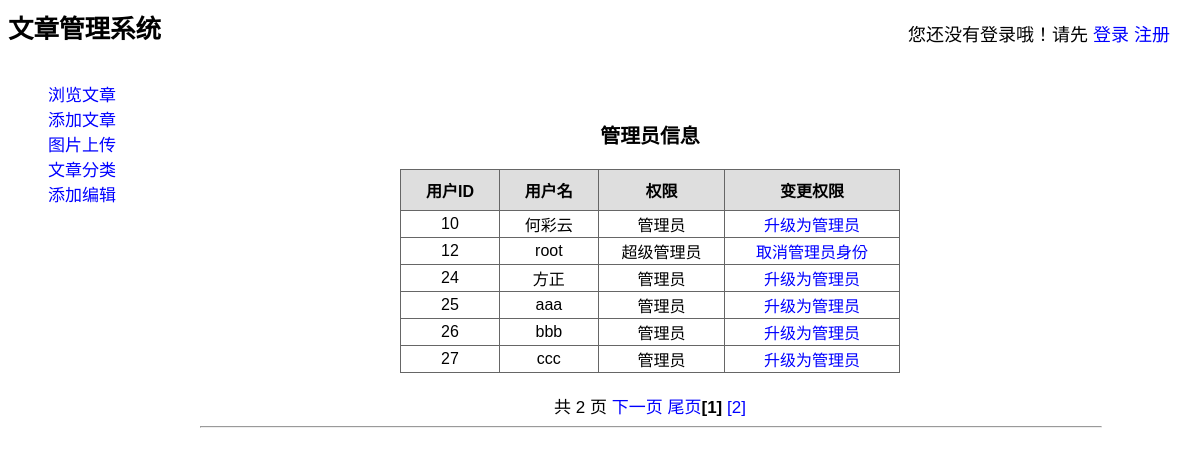
Screenshot of /add_admin.php with the database file from the repository.
### tables this page shows
CREATE TABLE `user` (
  `user_id`   INT(11)      NOT NULL,
  `user_name` VARCHAR(100) NOT NULL,
  `password`  VARCHAR(100) NOT NULL,
  `phone`     VARCHAR(100) DEFAULT NULL,
  `address`   VARCHAR(255) DEFAULT NULL,
  `role_type` INT(11)      DEFAULT '0'
);

CREATE TABLE `roles` (
  `id`        INT(10) UNSIGNED NOT NULL,
  `role_type` INT(10)          NOT NULL,
  `role_name` VARCHAR(30)      NOT NULL
);

### model/base_model.class.php (called while the page is built, shortened)
<?php
class Base_Model
{
    private $host_name = HOST;
    private $user_name = USER;
    private $password = PASS;
    private $db_name = DB_NAME;
    public $conn;
    function __construct()
    {
        $config = mysqli_connect($this->host_name, $this->user_name, $this->password);
        $this->conn = $config;
        $res = mysqli_select_db($config, $this->db_name);
    }
    function query($sql)
    {
        return mysqli_query($this->conn, $sql);
    }
    function fetch_all($sql)
    {
        $result = mysqli_query($this->conn, $sql);
        $data = array();
        if ($result && mysqli_num_rows($result) > 0) {
            while ($row = mysqli_fetch_assoc($result)) {
                $data[] = $row;
            }
        }
        return $data;
    }
}

### model/user_model.class.php (called while the page is built, shortened)
<?php
require_once 'base_model.class.php';
class User_Model extends Base_Model
{
    function get_all_user_info($type)
    {
        $sql = "SELECT * FROM user WHERE role_type<=$type";
        $user_info = $this->fetch_all($sql);
        return $user_info;
    }
    function get_limit_user_info($start, $end, $type)
    {
        $news_info = $this->fetch_all("select * from user where role_type<=$type limit $start,$end");
        return $news_info;
    }
    function get_role_name($role_type)
    {
        $role_type = mysqli_real_escape_string($this->conn, $role_type);
        $sql = "select role_name from roles where role_type=$role_type";
        $result = $this->query($sql);
        $role_name = mysqli_fetch_array($result);
        return $role_name['role_name'];
    }
}

### add_admin.php (the view, shortened to what this page needs)
<html>
<head>
    <link href="./static/css/style.css" rel="stylesheet" type="text/css">
</head>
<body>
<div>
    <h2>文章管理系统</h2>
    <div class="login">
        <?php
        require './helpers/global_helper.php';
        require './model/user_model.class.php';
        check_login();
        ?>
    </div>
    <div class="menu">
        <?php
        echo "<ul><li><a href='index.php'>浏览文章</a></li>
                        <li><a href='add_article.php'>添加文章</a></li>
                        <li><a href='upload_image.php'>图片上传</a></li>
                        <li><a href='add_tag.php'>文章分类</a></li>
                        <li><a href='add_editor.php'>添加编辑</a></li>
                        </ul>";
        ?>
    </div>
    <div class="content">
        <h3 align="center">管理员信息</h3>
        <?php
        $user_model = new User_Model();
        $user_list_info = $user_model->get_all_user_info(ROLE_TYPE_ADMIN);
        $page = isset($_GET['page']) ? intval($_GET['page']) : 1;
        $page_size = PAGE_SIZE;
        $page_num = ceil(count($user_list_info) / $page_size);
        $offset = ($page - 1) * $page_size;
        $user_limit_info = $user_model->get_limit_user_info($offset, $page_size, ROLE_TYPE_ADMIN);
        ?>
        <table align="center" width="500">
            <tr>
                <th>用户ID</th>
                <th>用户名</th>
                <th>权限</th>
                <th>变更权限</th>
            </tr>
            <?php
            for ($i = 0; $i < count($user_limit_info); $i++) {
                $role_name = $user_model->get_role_name($user_limit_info[$i]['role_type']);
                echo "<tr>";
                echo "<td align='center'>{$user_limit_info[$i]['user_id']}</td>";
                echo "<td align='center'>{$user_limit_info[$i]['user_name']}</td>";
                echo "<td align='center'>$role_name</td>";
                echo "<td align='center'>";
                if ($user_limit_info[$i]['role_type'] <= ROLE_TYPE_EDITOR) {
                    echo "<a href='javascript:change_admin({$user_limit_info[$i]['user_id']})'>升级为管理员</a>";
                } else if ($user_limit_info[$i]['role_type'] == ROLE_TYPE_ADMIN) {
                    echo "<a href='javascript:change_admin({$user_limit_info[$i]['user_id']})'>取消管理员身份</a>";
                }
                echo "</td>";
                echo "</tr>";
            }
            ?>
        </table>
        <?php
        $next = $page + 1;
        echo "<br/>";
        echo "<div align='center'>共 " . $page_num . " 页 ";
        if ($page < $page_num) {
            echo "<a href='add_admin.php?page=" . $next . "'>下一页 </a>";
            echo "<a href='add_admin.php?page=" . $page_num . "'>尾页</a>";
        }
        for ($j = 1; $j <= $page_num; $j++) {
            $show = ($j != $page) ? "<a href='add_admin.php?page=" . $j . "'>[$j]</a>" : "<b>[$j]</b>";
            echo $show . "   ";
        }
        ?>
        <br/>
        <hr width="100%"/>
    </div>
</body>
</html>

### helpers/global_helper.php (shortened to what this page needs)
<?php
function check_login()
{
    if (isset($_SESSION['user_name'])) {
        echo "欢迎 " . $_SESSION['role_name'] . "  " . $_SESSION['user_name'] . " 登录！";
        echo "<br/>";
        echo "<a href='../action.php?action=logout'>注销登录  </a>";
        echo "<a href='../register.php'>  注册</a><br>";
        echo "<a href='../show_weather_info.php'>实时天气</a>";
    } else {
        echo "您还没有登录哦！请先 ";
        echo "<a href='../login.php'>登录 </a>";
        echo "<a href='../register.php'>注册</a>";
    }
}

### static/css/style.css (style rules this page uses)
a:link { color:blue; text-decoration:none }
.login { font-size: 18px; position: absolute; right: 30px; top: 20px; }
.menu { float: left; width: 150px; height: 500px; }
.content { position: absolute; left: 200px; top: 100px; right: 200px; height: 650px; width:900px }
body { font-family: Arial, Helvetica, sans-serif; font-size: 17px; }
table { border-collapse:collapse; *border-collapse: collapse; border-spacing: 0; }
table td { border: 1px solid #666666; background-color: #ffffff; }
table th { padding: 8px; border: 1px solid #666666; background-color: #dedede; }
ul { list-style: none;color: #003F76;line-height: 25px; }

### rows the page displays
user: user_id "10", user_name "何彩云", role_type.role_name "管理员"
user: user_id "12", user_name "root", role_type.role_name "超级管理员"
user: user_id "24", user_name "方正", role_type.role_name "管理员"
user: user_id "25", user_name "aaa", role_type.role_name "管理员"
user: user_id "26", user_name "bbb", role_type.role_name "管理员"
user: user_id "27", user_name "ccc", role_type.role_name "管理员"

### other values shown
$page_num "2"
